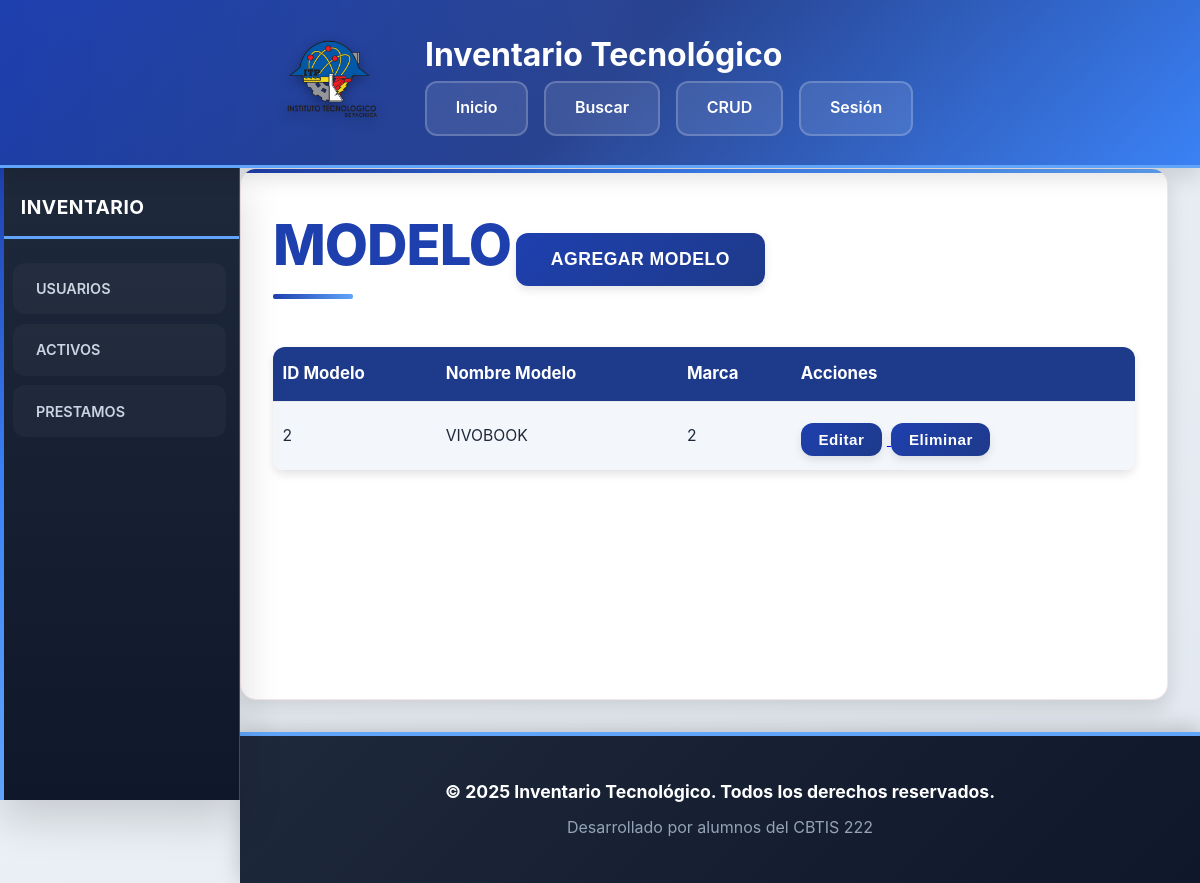
/pages/form_Modelo.php, run on an earlier commit of the app's database.
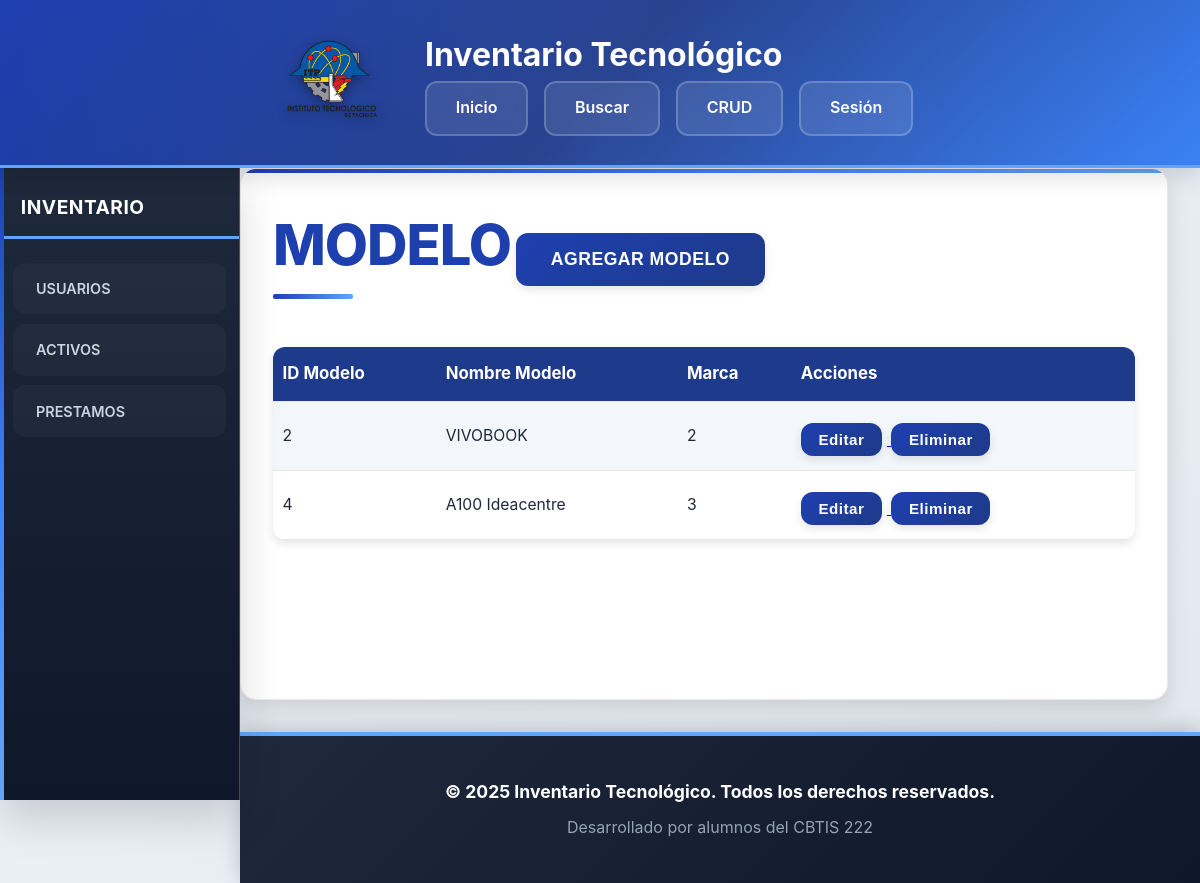
And on a later commit of the database.
### tables this page shows
CREATE TABLE `Modelos` (
  `id_modelo` int(11) NOT NULL,
  `nombre_modelo` varchar(50) NOT NULL,
  `id_marca` int(11) DEFAULT NULL
);

### api/consulta_modelo.php (called while the page is built, shortened)
<?php
$resultado = $conexion->query(
    "SELECT*
    FROM
    Modelos
    ORDER BY CAST(SUBSTRING(id_modelo, -4) AS UNSIGNED) ASC;"
);

### pages/form_Modelo.php (the view)
<?php
include '../includes/DBConfig.php';
include '../api/consulta_modelo.php';
?>
<?php include '../includes/header.php'; ?>
<section class="contenedor">
    <h1>MODELO</h1>
    <a href="./form_NuevoModelo.php">
        <button>AGREGAR MODELO</button>
    </a>
    <table class="tablas">
        <tr>
            <th>ID Modelo</th>
            <th>Nombre Modelo</th>
            <th>Marca</th>
            <th>Acciones</th>
        </tr>
        <?php while ($row = $resultado->fetch_assoc()): ?>
            <tr>
                <td><?= ($row['id_modelo']) ?></td>
                <td><?= ($row['nombre_modelo']) ?></td>
                <td><?= ($row['id_marca']) ?></td>
                <td><a href="./form_ActualizarModelo.php?id=<?php echo $row['id_modelo']; ?>">
                            <button>Editar</button>
                        </a>
                    <a href="../api/eliminar_modelo.php?id=<?php echo $row['id_modelo']; ?>"
                        onclick="return confirm('¿Estás seguro de eliminar este usuario?')">
                        <button>Eliminar</button>
                    </a>
                </td>
            </tr>
        <?php endwhile; ?>
    </table>
</section>
<?php include '../includes/footer.php'; ?>

What changed in the data, as far as the page shows it:
added modelos: id_modelo "4", nombre_modelo "A100 Ideacentre", id_marca "3"
